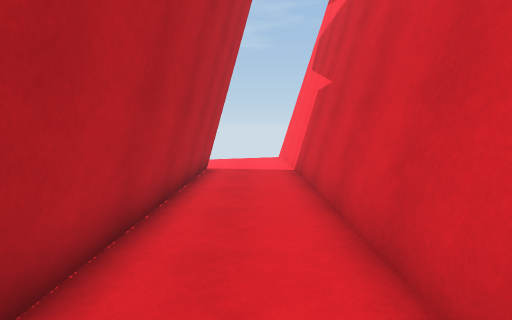
View 1 (above)

15 first-person views from a walk through a Unity game level. The camera is 1.4 m above the floor, tilts 6° down and sees 80° across. The floor is counted in squares, 1 m on a side. Each view is taken from the middle of a square. On the plan, view 1 faces up. The plan holds only what a view shows up to about 14 squares ahead; the rest is blank. The place goes on beyond the plan.

View 2
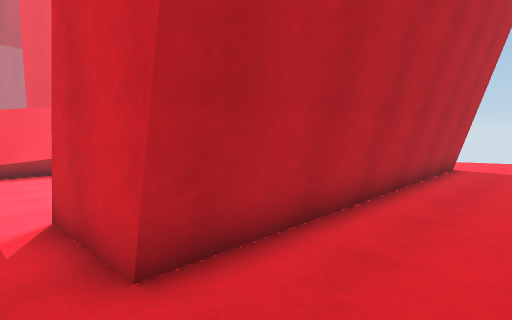

View 3
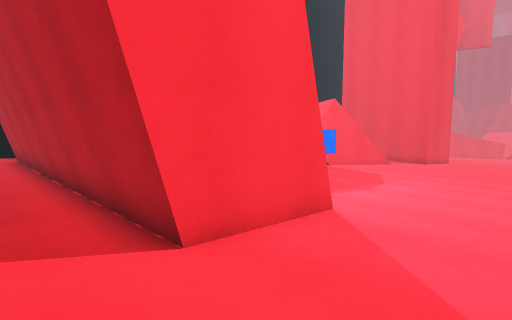

View 4
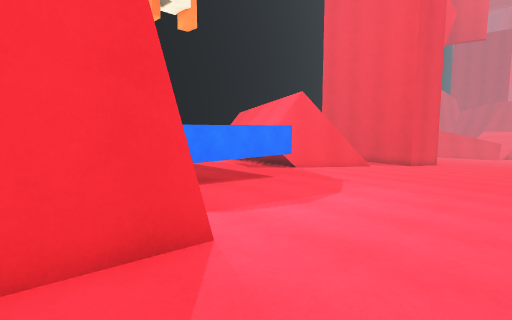

View 5
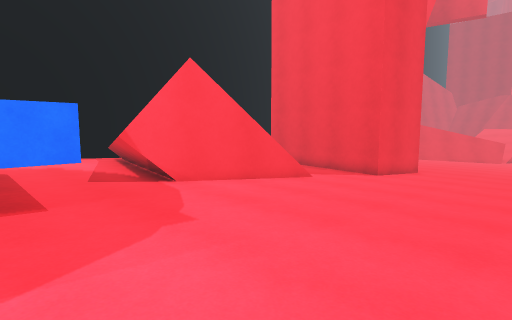

View 6
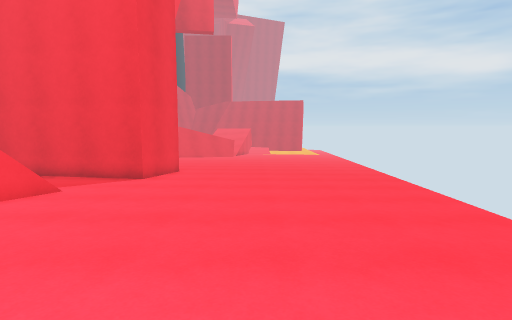

View 7
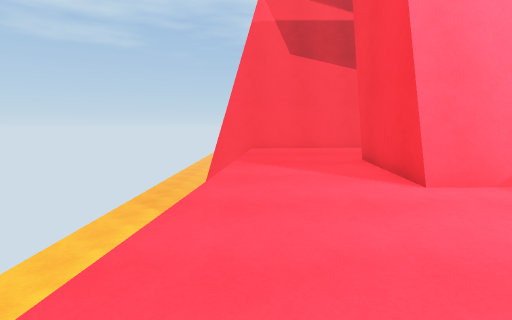

View 8
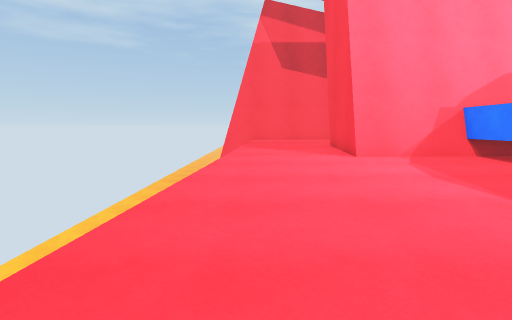

View 9
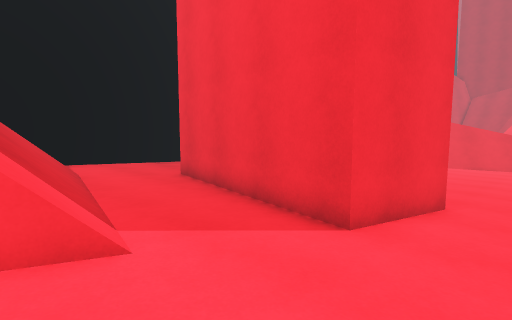

View 10
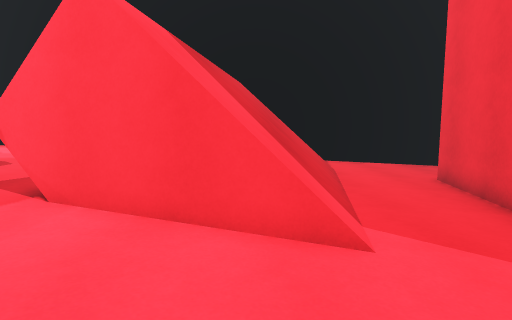

View 11
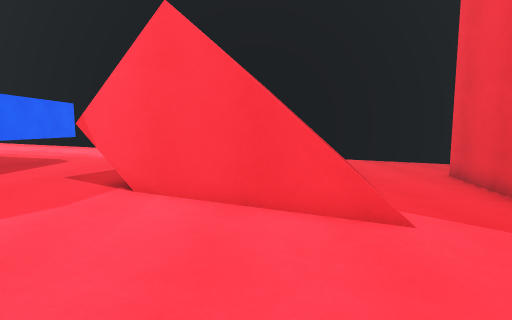

View 12
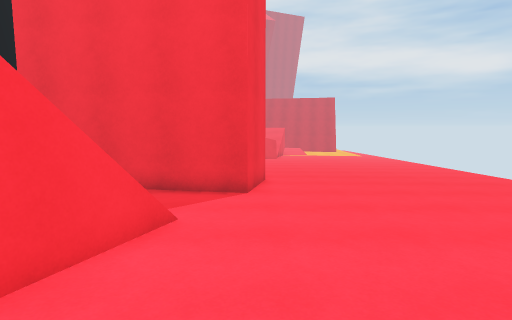

View 13
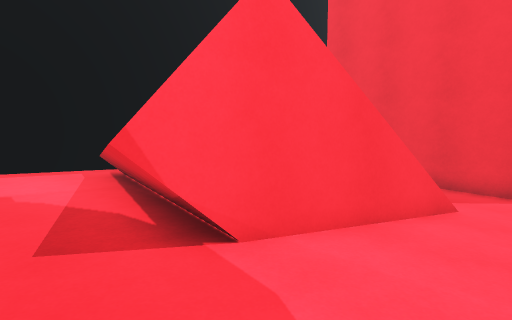

View 14
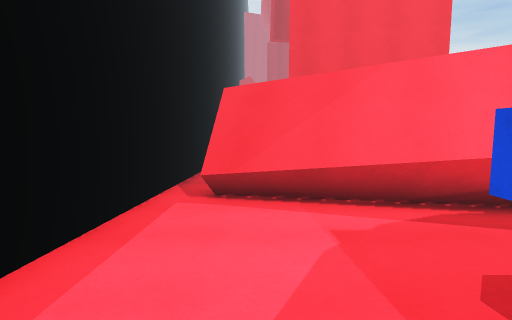

View 15
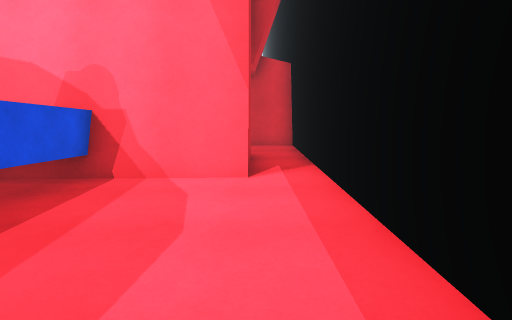

### Floor plan
Key: @ floor where view 1 was taken; # wall or solid block; . main floor; : floor 0.25 m higher than the main floor; - floor 0.25 m lower than the main floor; + floor 0.5 m higher than the main floor; * floor 0.75 m higher than the main floor; % floor 1 m higher than the main floor; _ floor 1.25 m lower than the main floor; / step, stairs or slope; = window, fence, low wall or low ledge; ^ raised ledge; v drop or lower ground.
Columns run from 25 left of view 1 to 3 right of it. Each row starts with its distance up from view 1.
 20                    __________
 19                    __________
 18 ----./= __                __
 17 ----......: /#v __        #
 16 ----.....::::::++++/ v    ##
 15 ----.....::::::+++++*****%/#
 14 ----.....:::::++++++*****%%#
 13 ----.....:::::+++++******%%#
 12 ----.....:::::+++++*####*%%#
 11 ---......:::::+++++*#  #%%%#
 10 ---......:::::+++++*#  #%%%#
  9 ###.....::::::+++++*#  #%%%#
  8   #.....::::::^^^^^^#  #%%%#
  7   #.../##::::+      #  #%%%#
  6   #...////##:+      #  #%%%#
  5   #../////##:+^     #  #%%%#
  4  ##../////##:+^     #  #%%%#
  3  #...////=##:+^^^^^^#  #%%%#
  2  #...////v#::+++++**#  #%%%#
  1  -...////##:++++++**#  #%%%
  0 --...///=##:++++++**#  #%@
 -1 --...    #=:+++++***####%%%#
 -2 --.....:::::+++++******%%%%#
 -3 #############      #########

Where each view was taken, in squares from view 1:
view 1: 0 up, 0 right, facing up
view 2: 2 down, 1 right, facing up-left
view 3: 15 up, 0 right, facing down-left
view 4: 15 up, 3 left, facing down-left
view 5: 14 up, 10 left, facing down-left
view 6: 13 up, 11 left, facing left
view 7: 15 up, 11 left, facing right
view 8: 15 up, 15 left, facing right
view 9: 11 up, 18 left, facing down-left
view 10: 11 up, 18 left, facing down
view 11: 12 up, 17 left, facing down
view 12: 9 up, 14 left, facing left
view 13: 9 up, 12 left, facing down-left
view 14: 0 up, 8 left, facing left
view 15: 1 down, 12 left, facing right
